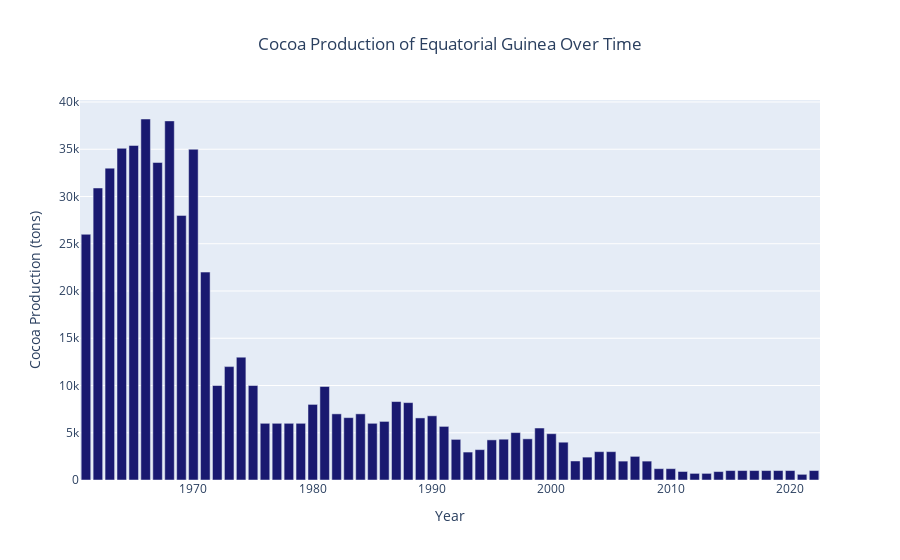

Write notebook code for a chart like this one.
### Markdown cell above
In 1967 EG was a well known world cocoa producer with 38 thousand tons and the Cocoa
from EG was graded the best in the world. As a result of the political crisis that started
short after independence with President Francisco Macias Nguema Biyogo, the economy
of EG collapsed, the cocoa production felled. The oil industry has contributed in the
people attitude to abandoning the farms and as a result, despite the Governments
efforts, production of cocoa remains very small and the quality is no longer what it used
to be.

### Code cell
# Equatorial Guinea there is something wrong with the prodcution


# Extract the production data for Equatorial Guinea
equatorial_guinea_production = grouped_df['Equatorial Guinea']

# Create a bar chart
fig = go.Figure(data=[
    go.Bar(
        x=grouped_df.index,  # The years
        y=equatorial_guinea_production,
        marker_color='midnightblue'  # Example color
    )
])

# Update the layout
fig.update_layout(
    title={'text': "Cocoa Production of Equatorial Guinea Over Time", 'x': 0.5},
    xaxis_title="Year",
    yaxis_title="Cocoa Production (tons)",
    showlegend=False
)

# Show the figure
fig.show()

### Figure 1 — Plotly figure (JSON) as saved in the notebook; plotly's stock layout.template omitted (floating-point values rounded to 4 significant figures)
{"data": [{"marker": {"color": "midnightblue"}, "type": "bar", "x": [1961, 1962, 1963, 1964, 1965, 1966, 1967, 1968, 1969, 1970, 1971, 1972, 1973, 1974, 1975, 1976, 1977, 1978, 1979, 1980, 1981, 1982, 1983, 1984, 1985, 1986, 1987, 1988, 1989, 1990, 1991, 1992, 1993, 1994, 1995, 1996, 1997, 1998, 1999, 2000, 2001, 2002, 2003, 2004, 2005, 2006, 2007, 2008, 2009, 2010, 2011, 2012, 2013, 2014, 2015, 2016, 2017, 2018, 2019, 2020, 2021, 2022], "y": [26000, 30900, 33000, 35100, 35400, 38200, 33600, 38000, 28000, 35000, 22000, 10000, 12000, 13000, 10000, 6000, 6000, 6000, 6000, 8000, 9900, 7000, 6600, 7000, 6000, 6200, 8300, 8190, 6570, 6793, 5673, 4298, 2957, 3214, 4248, 4318, 5018, 4356, 5500, 4900, 4000, 2013, 2422, 3000, 3000, 2000, 2500, 2000, 1200, 1200, 900, 700, 700, 892, 1000, 1000, 1000, 1000, 1000, 1000, 600, 1000]}], "layout": {"autosize": true, "showlegend": false, "title": {"text": "Cocoa Production of Equatorial Guinea Over Time", "x": 0.5}, "xaxis": {"autorange": true, "range": [1960.0, 2022.0], "title": {"text": "Year"}, "type": "linear"}, "yaxis": {"autorange": true, "range": [0, 40210.0], "title": {"text": "Cocoa Production (tons)"}, "type": "linear"}}}
